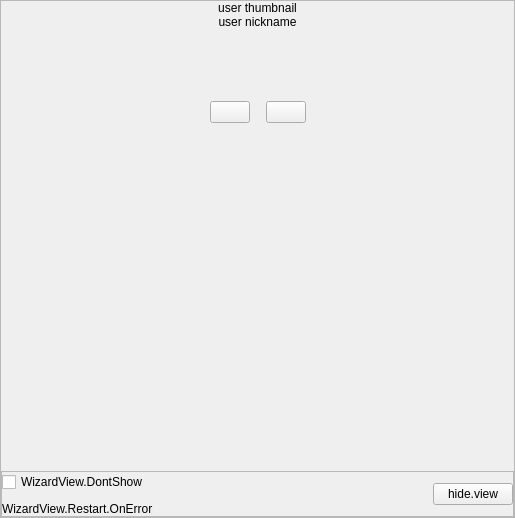
<?xml version="1.0" encoding="UTF-8"?>
<ui version="4.0">
 <class>PLSLaunchWizardView</class>
 <widget class="QWidget" name="PLSLaunchWizardView">
  <property name="geometry">
   <rect>
    <x>0</x>
    <y>0</y>
    <width>515</width>
    <height>518</height>
   </rect>
  </property>
  <property name="windowTitle">
   <string>SPECTRUM Launcher</string>
  </property>
  <layout class="QVBoxLayout" name="verticalLayout">
   <property name="spacing">
    <number>0</number>
   </property>
   <property name="leftMargin">
    <number>0</number>
   </property>
   <property name="topMargin">
    <number>0</number>
   </property>
   <property name="rightMargin">
    <number>0</number>
   </property>
   <property name="bottomMargin">
    <number>0</number>
   </property>
   <item>
    <widget class="QScrollArea" name="contentScroll">
     <property name="verticalScrollBarPolicy">
      <enum>Qt::ScrollBarAlwaysOff</enum>
     </property>
     <property name="horizontalScrollBarPolicy">
      <enum>Qt::ScrollBarAlwaysOff</enum>
     </property>
     <property name="widgetResizable">
      <bool>true</bool>
     </property>
     <property name="alignment">
      <set>Qt::AlignCenter</set>
     </property>
     <widget class="QWidget" name="contentScrollWidgetContents">
      <property name="geometry">
       <rect>
        <x>0</x>
        <y>0</y>
        <width>513</width>
        <height>516</height>
       </rect>
      </property>
      <layout class="QVBoxLayout" name="verticalLayout_3">
       <property name="spacing">
        <number>0</number>
       </property>
       <property name="leftMargin">
        <number>0</number>
       </property>
       <property name="topMargin">
        <number>0</number>
       </property>
       <property name="rightMargin">
        <number>0</number>
       </property>
       <property name="bottomMargin">
        <number>0</number>
       </property>
       <item alignment="Qt::AlignHCenter|Qt::AlignTop">
        <widget class="QLabel" name="userThumbnailLabel">
         <property name="text">
          <string>user thumbnail</string>
         </property>
         <property name="scaledContents">
          <bool>true</bool>
         </property>
         <property name="alignment">
          <set>Qt::AlignCenter</set>
         </property>
        </widget>
       </item>
       <item alignment="Qt::AlignTop">
        <widget class="QLabel" name="nickNameLabel">
         <property name="text">
          <string>user nickname</string>
         </property>
         <property name="alignment">
          <set>Qt::AlignCenter</set>
         </property>
        </widget>
       </item>
       <item>
        <widget class="QScrollArea" name="wizardScrollArea">
         <property name="frameShape">
          <enum>QFrame::NoFrame</enum>
         </property>
         <property name="horizontalScrollBarPolicy">
          <enum>Qt::ScrollBarAlwaysOff</enum>
         </property>
         <property name="widgetResizable">
          <bool>true</bool>
         </property>
         <property name="alignment">
          <set>Qt::AlignCenter</set>
         </property>
         <widget class="QWidget" name="scrollAreaWidgetContents">
          <property name="geometry">
           <rect>
            <x>0</x>
            <y>0</y>
            <width>513</width>
            <height>434</height>
           </rect>
          </property>
          <layout class="QVBoxLayout" name="verticalLayout_2">
           <property name="spacing">
            <number>0</number>
           </property>
           <property name="leftMargin">
            <number>0</number>
           </property>
           <property name="topMargin">
            <number>0</number>
           </property>
           <property name="rightMargin">
            <number>0</number>
           </property>
           <property name="bottomMargin">
            <number>0</number>
           </property>
           <item>
            <widget class="QFrame" name="bannerFrame">
             <layout class="QHBoxLayout" name="horizontalLayout_2">
              <property name="spacing">
               <number>8</number>
              </property>
              <property name="leftMargin">
               <number>1</number>
              </property>
              <property name="topMargin">
               <number>0</number>
              </property>
              <property name="rightMargin">
               <number>1</number>
              </property>
              <property name="bottomMargin">
               <number>0</number>
              </property>
              <item>
               <spacer name="horizontalSpacer">
                <property name="orientation">
                 <enum>Qt::Horizontal</enum>
                </property>
                <property name="sizeHint" stdset="0">
                 <size>
                  <width>40</width>
                  <height>20</height>
                 </size>
                </property>
               </spacer>
              </item>
              <item>
               <widget class="QPushButton" name="leftButton">
                <property name="text">
                 <string/>
                </property>
               </widget>
              </item>
              <item alignment="Qt::AlignHCenter">
               <widget class="QStackedWidget" name="stackedWidget"/>
              </item>
              <item>
               <widget class="QPushButton" name="rightButton">
                <property name="text">
                 <string/>
                </property>
               </widget>
              </item>
              <item>
               <spacer name="horizontalSpacer_2">
                <property name="orientation">
                 <enum>Qt::Horizontal</enum>
                </property>
                <property name="sizeHint" stdset="0">
                 <size>
                  <width>40</width>
                  <height>20</height>
                 </size>
                </property>
               </spacer>
              </item>
             </layout>
            </widget>
           </item>
           <item alignment="Qt::AlignHCenter">
            <widget class="QFrame" name="bannerPointFrame">
             <layout class="QHBoxLayout" name="banerPointLayout">
              <property name="spacing">
               <number>4</number>
              </property>
              <property name="topMargin">
               <number>9</number>
              </property>
              <property name="bottomMargin">
               <number>0</number>
              </property>
             </layout>
            </widget>
           </item>
           <item alignment="Qt::AlignHCenter">
            <widget class="QFrame" name="InfosFrame">
             <property name="minimumSize">
              <size>
               <width>0</width>
               <height>100</height>
              </size>
             </property>
             <layout class="QGridLayout" name="infoLayout">
              <property name="leftMargin">
               <number>0</number>
              </property>
              <property name="topMargin">
               <number>0</number>
              </property>
              <property name="rightMargin">
               <number>0</number>
              </property>
              <property name="bottomMargin">
               <number>0</number>
              </property>
              <property name="spacing">
               <number>10</number>
              </property>
             </layout>
            </widget>
           </item>
           <item>
            <widget class="QLabel" name="spaceLabel">
             <property name="sizePolicy">
              <sizepolicy hsizetype="Expanding" vsizetype="Expanding">
               <horstretch>0</horstretch>
               <verstretch>0</verstretch>
              </sizepolicy>
             </property>
             <property name="text">
              <string/>
             </property>
            </widget>
           </item>
          </layout>
         </widget>
        </widget>
       </item>
       <item>
        <widget class="QFrame" name="wizardFrame">
         <property name="frameShape">
          <enum>QFrame::StyledPanel</enum>
         </property>
         <property name="frameShadow">
          <enum>QFrame::Raised</enum>
         </property>
         <layout class="QHBoxLayout" name="horizontalLayout">
          <property name="spacing">
           <number>10</number>
          </property>
          <property name="leftMargin">
           <number>0</number>
          </property>
          <property name="topMargin">
           <number>0</number>
          </property>
          <property name="rightMargin">
           <number>0</number>
          </property>
          <property name="bottomMargin">
           <number>0</number>
          </property>
          <item>
           <layout class="QVBoxLayout" name="verticalLayout_4">
            <property name="spacing">
             <number>10</number>
            </property>
            <property name="bottomMargin">
             <number>0</number>
            </property>
            <item>
             <widget class="PLSCheckBox" name="checkBox">
              <property name="sizePolicy">
               <sizepolicy hsizetype="Preferred" vsizetype="Preferred">
                <horstretch>0</horstretch>
                <verstretch>0</verstretch>
               </sizepolicy>
              </property>
              <property name="text">
               <string>WizardView.DontShow</string>
              </property>
             </widget>
            </item>
            <item>
             <widget class="QLabel" name="tipsLabel">
              <property name="sizePolicy">
               <sizepolicy hsizetype="Expanding" vsizetype="Preferred">
                <horstretch>0</horstretch>
                <verstretch>0</verstretch>
               </sizepolicy>
              </property>
              <property name="text">
               <string>WizardView.Restart.OnError</string>
              </property>
              <property name="wordWrap">
               <bool>true</bool>
              </property>
              <property name="indent">
               <number>-1</number>
              </property>
             </widget>
            </item>
           </layout>
          </item>
          <item>
           <widget class="QPushButton" name="hideButton">
            <property name="text">
             <string>hide.view</string>
            </property>
           </widget>
          </item>
         </layout>
        </widget>
       </item>
      </layout>
     </widget>
    </widget>
   </item>
  </layout>
 </widget>
 <customwidgets>
  <customwidget>
   <class>PLSCheckBox</class>
   <extends>QCheckBox</extends>
   <header location="global">PLSCheckBox.h</header>
  </customwidget>
 </customwidgets>
 <resources/>
 <connections/>
</ui>
